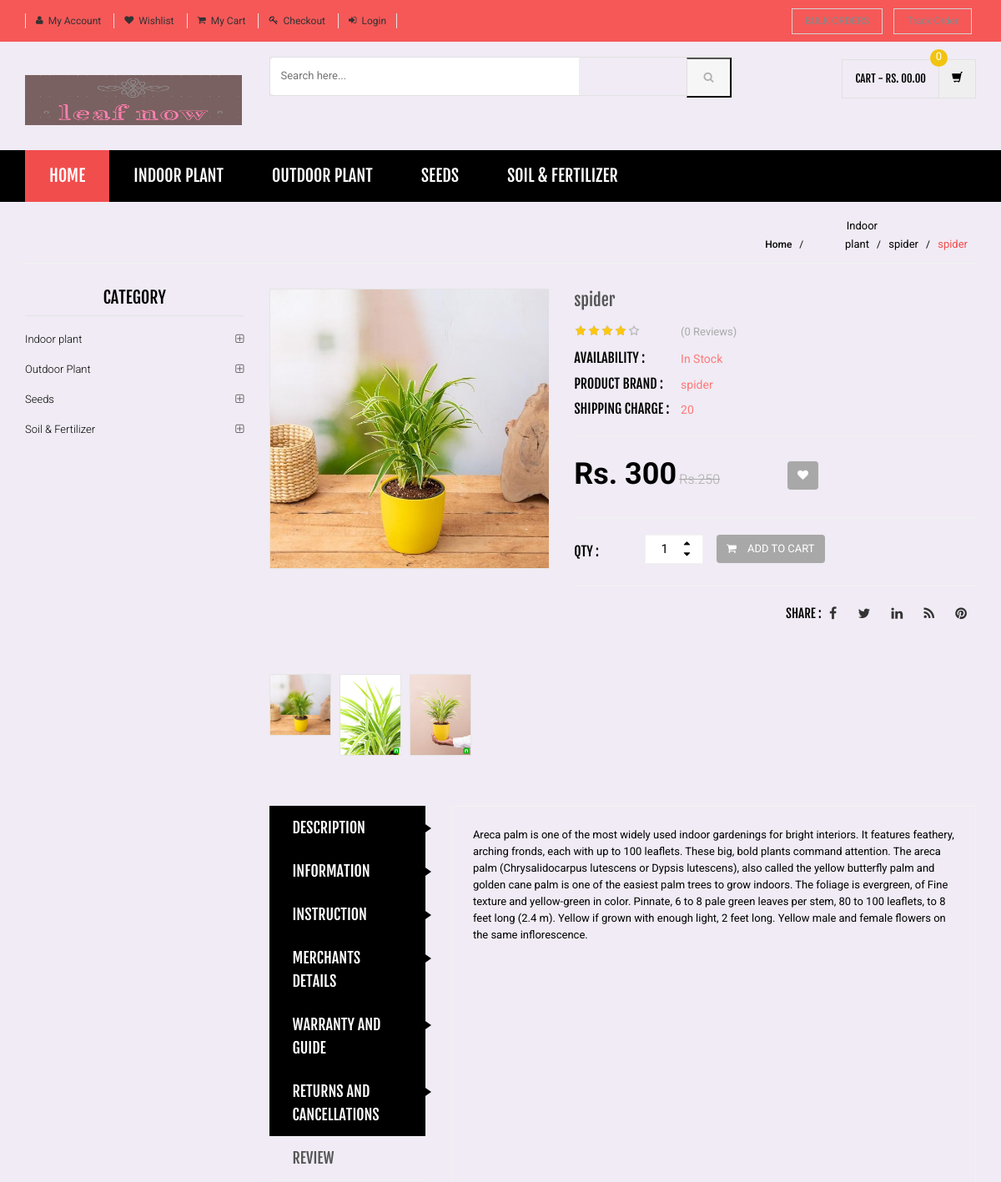
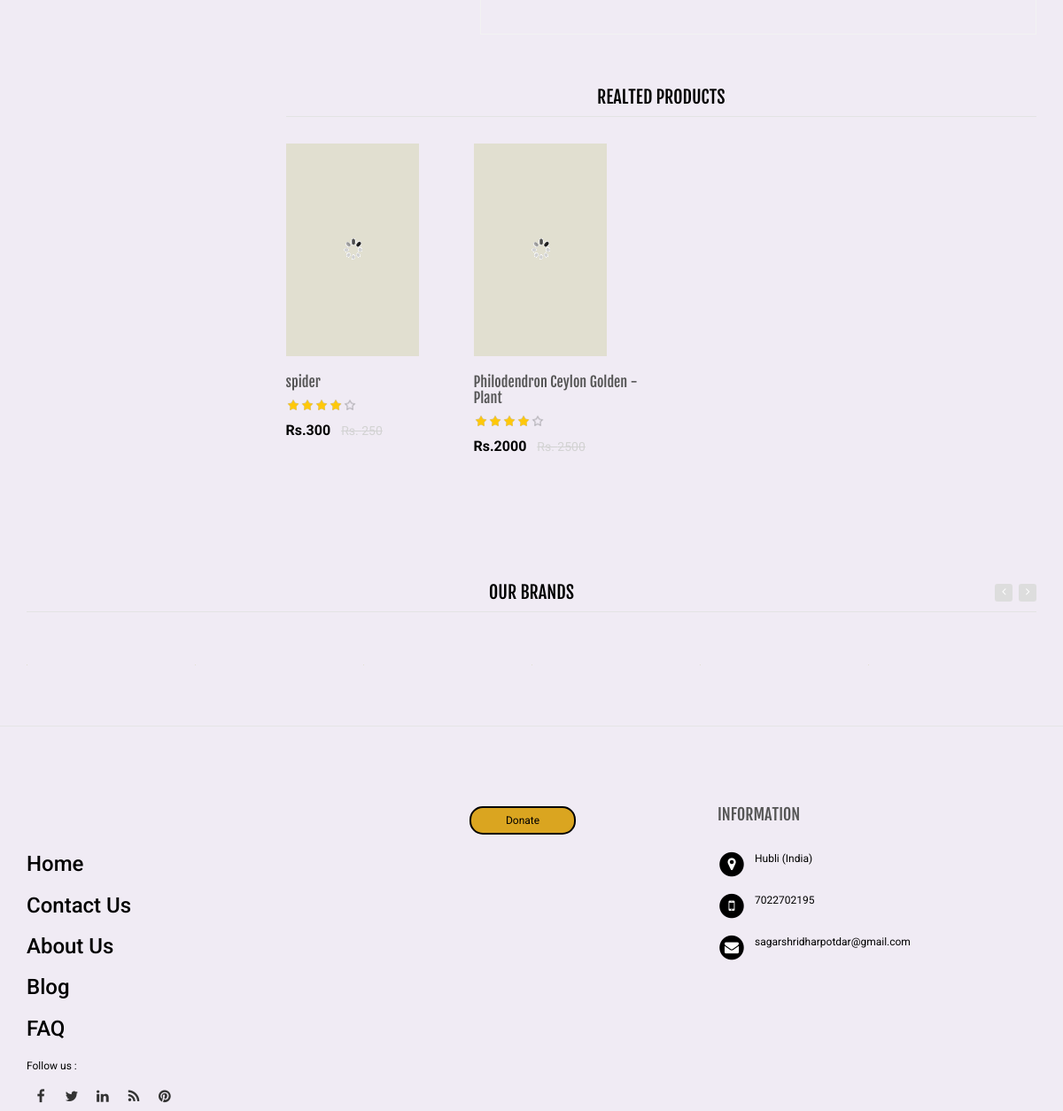
Screenshot of /product-details.php?pid=28 with the database file from the repository (2 pictures, top to bottom).
### tables this page shows
CREATE TABLE `category` (
  `id` int(11) NOT NULL,
  `categoryName` varchar(255) DEFAULT NULL,
  `categoryDescription` longtext DEFAULT NULL,
  `creationDate` timestamp NOT NULL DEFAULT current_timestamp(),
  `updationDate` varchar(255) DEFAULT NULL
);

CREATE TABLE `products` (
  `id` int(11) NOT NULL,
  `category` int(11) NOT NULL,
  `subCategory` int(11) DEFAULT NULL,
  `productName` varchar(255) DEFAULT NULL,
  `productCompany` varchar(255) DEFAULT NULL,
  `productPrice` int(11) DEFAULT NULL,
  `productPriceBeforeDiscount` int(11) DEFAULT NULL,
  `productDescription` longtext DEFAULT NULL,
  `productImage1` varchar(255) DEFAULT NULL,
  `productImage2` varchar(255) DEFAULT NULL,
  `productImage3` varchar(255) DEFAULT NULL,
  `shippingCharge` int(11) DEFAULT NULL,
  `productAvailability` varchar(255) DEFAULT NULL,
  `postingDate` timestamp NULL DEFAULT current_timestamp(),
  `updationDate` varchar(255) DEFAULT NULL
);

CREATE TABLE `subcategory` (
  `id` int(11) NOT NULL,
  `categoryid` int(11) DEFAULT NULL,
  `subcategory` varchar(255) DEFAULT NULL,
  `creationDate` timestamp NULL DEFAULT current_timestamp(),
  `updationDate` varchar(255) DEFAULT NULL
);

### product-details.php (the view, shortened to what this page needs)
<?php
include('includes/config.php');
$pid=intval($_GET['pid']);
?>
<!DOCTYPE html>
<html lang="en">
	<head>
	    <link rel="stylesheet" href="assets/css/bootstrap.min.css">
	    <link rel="stylesheet" href="assets/css/main.css">
	    <link rel="stylesheet" href="assets/css/green.css">
	    <link rel="stylesheet" href="assets/css/owl.carousel.css">
		<link rel="stylesheet" href="assets/css/owl.transitions.css">
		<link href="assets/css/lightbox.css" rel="stylesheet">
		<link rel="stylesheet" href="assets/css/animate.min.css">
		<link rel="stylesheet" href="assets/css/rateit.css">
		<link rel="stylesheet" href="assets/css/bootstrap-select.min.css">
		<link rel="stylesheet" href="assets/css/config.css">
		<link href="assets/css/green.css" rel="alternate stylesheet" title="Green color">
		<link href="assets/css/blue.css" rel="alternate stylesheet" title="Blue color">
		<link href="assets/css/red.css" rel="alternate stylesheet" title="Red color">
		<link href="assets/css/orange.css" rel="alternate stylesheet" title="Orange color">
		<link href="assets/css/dark-green.css" rel="alternate stylesheet" title="Darkgreen color">
		<link rel="stylesheet" href="assets/css/font-awesome.min.css">
	</head>
    <body class="cnt-home">
<header class="header-style-1">
<?php include('includes/top-header.php');?>
<?php include('includes/main-header.php');?>
<?php include('includes/menu-bar.php');?>
</header>
<div class="breadcrumb">
	<div class="container">
		<div class="breadcrumb-inner">
<?php
$ret=mysqli_query($con,"select category.categoryName as catname,subCategory.subcategory as subcatname,products.productName as pname from products join category on category.id=products.category join subcategory on subcategory.id=products.subCategory where products.id='$pid'");
while ($rw=mysqli_fetch_array($ret)) {
?>
			<ul class="list-inline list-unstyled">
				<li><a href="index.php">Home</a></li>
				<li><?php echo htmlentities($rw['catname']);?></a></li>
				<li><?php echo htmlentities($rw['subcatname']);?></li>
				<li class='active'><?php echo htmlentities($rw['pname']);?></li>
			</ul>
			<?php }?>
		</div>
	</div>
</div>
<div class="body-content outer-top-xs">
	<div class='container'>
		<div class='row single-product outer-bottom-sm '>
			<div class='col-md-3 sidebar'>
				<div class="sidebar-module-container">
<div class="sidebar-widget outer-bottom-xs wow fadeInUp">
	<h3 class="section-title">Category</h3>
	<div class="sidebar-widget-body m-t-10">
		<div class="accordion">
		            <?php $sql=mysqli_query($con,"select id,categoryName  from category");
while($row=mysqli_fetch_array($sql))
{
    ?>
	    	<div class="accordion-group">
	            <div class="accordion-heading">
	                <a href="category.php?cid=<?php echo $row['id'];?>"  class="accordion-toggle collapsed">
	                   <?php echo $row['categoryName'];?>
	                </a>
	            </div>
	        </div>
	        <?php } ?>
	    </div>
	</div>
</div>
				</div>
			</div>
<?php
$ret=mysqli_query($con,"select * from products where id='$pid'");
while($row=mysqli_fetch_array($ret))
{
?>
			<div class='col-md-9'>
				<div class="row  wow fadeInUp">
					     <div class="col-xs-12 col-sm-6 col-md-5 gallery-holder">
    <div class="product-item-holder size-big single-product-gallery small-gallery">
        <div id="owl-single-product">
 <div class="single-product-gallery-item" id="slide1">
                <a data-lightbox="image-1" data-title="<?php echo htmlentities($row['productName']);?>" href="admin/productimages/<?php echo htmlentities($row['id']);?>/<?php echo htmlentities($row['productImage1']);?>">
                    <img class="img-responsive" alt="" src="assets/images/blank.gif" data-echo="admin/productimages/<?php echo htmlentities($row['id']);?>/<?php echo htmlentities($row['productImage1']);?>" width="370" height="350" />
                </a>
            </div>
        </div>
        <div class="single-product-gallery-thumbs gallery-thumbs">
            <div id="owl-single-product-thumbnails">
                <div class="item">
                    <a class="horizontal-thumb active" data-target="#owl-single-product" data-slide="1" href="#slide1">
                        <img class="img-responsive"  alt="" src="assets/images/blank.gif" data-echo="admin/productimages/<?php echo htmlentities($row['id']);?>/<?php echo htmlentities($row['productImage1']);?>" />
                    </a>
                </div>
            <div class="item">
                    <a class="horizontal-thumb" data-target="#owl-single-product" data-slide="2" href="#slide2">
                        <img class="img-responsive" width="85" alt="" src="assets/images/blank.gif" data-echo="admin/productimages/<?php echo htmlentities($row['id']);?>/<?php echo htmlentities($row['productImage2']);?>"/>
                    </a>
                </div>
                <div class="item">
                    <a class="horizontal-thumb" data-target="#owl-single-product" data-slide="3" href="#slide3">
                        <img class="img-responsive" width="85" alt="" src="assets/images/blank.gif" data-echo="admin/productimages/<?php echo htmlentities($row['id']);?>/<?php echo htmlentities($row['productImage3']);?>" height="200" />
                    </a>
                </div>
            </div>
        </div>
    </div>
</div>
					<div class='col-sm-6 col-md-7 product-info-block'>
						<div class="product-info">
							<h1 class="name"><?php echo htmlentities($row['productName']);?></h1>
<?php $rt=mysqli_query($con,"select * from productreviews where productId='$pid'");
$num=mysqli_num_rows($rt);
?>
							<div class="rating-reviews m-t-20">
								<div class="row">
									<div class="col-sm-3">
										<div class="rating rateit-small"></div>
									</div>
									<div class="col-sm-8">
										<div class="reviews">
											<a href="#" class="lnk">(<?php echo htmlentities($num);?> Reviews)</a>
										</div>
									</div>
								</div>
							</div>
							<div class="stock-container info-container m-t-10">
								<div class="row">
									<div class="col-sm-3">
										<div class="stock-box">
											<span class="label">Availability :</span>
										</div>
									</div>
									<div class="col-sm-9">
										<div class="stock-box">
											<span class="value"><?php echo htmlentities($row['productAvailability']);?></span>
										</div>
									</div>
								</div>
							</div>
<div class="stock-container info-container m-t-10">
								<div class="row">
									<div class="col-sm-3">
										<div class="stock-box">
											<span class="label">Product Brand :</span>
										</div>
									</div>
									<div class="col-sm-9">
										<div class="stock-box">
											<span class="value"><?php echo htmlentities($row['productCompany']);?></span>
										</div>
									</div>
								</div>
							</div>
<div class="stock-container info-container m-t-10">
								<div class="row">
									<div class="col-sm-3">
										<div class="stock-box">
											<span class="label">Shipping Charge :</span>
										</div>
									</div>
									<div class="col-sm-9">
										<div class="stock-box">
											<span class="value"><?php if($row['shippingCharge']==0)
											{
												echo "Free";
											}
											else
											{
												echo htmlentities($row['shippingCharge']);
											}
											?></span>
										</div>
									</div>
								</div>
							</div>
							<div class="price-container info-container m-t-20">
								<div class="row">
									<div class="col-sm-6">
										<div class="price-box">
											<span class="price">Rs. <?php echo htmlentities($row['productPrice']);?></span>
											<span class="price-strike">Rs.<?php echo htmlentities($row['productPriceBeforeDiscount']);?></span>
										</div>
									</div>
									<div class="col-sm-6">
										<div class="favorite-button m-t-10">
											<a class="btn btn-primary" data-toggle="tooltip" data-placement="right" title="Wishlist" href="product-details.php?pid=<?php echo htmlentities($row['id'])?>&&action=wishlist">
											    <i class="fa fa-heart"></i>
											</a>
										</div>
									</div>
								</div>
							</div>
							<div class="quantity-container info-container">
								<div class="row">
									<div class="col-sm-2">
										<span class="label">Qty :</span>
									</div>
									<div class="col-sm-2">
										<div class="cart-quantity">
											<div class="quant-input">
								                <div class="arrows">
								                  <div class="arrow plus gradient"><span class="ir"><i class="icon fa fa-sort-asc"></i></span></div>
								                  <div class="arrow minus gradient"><span class="ir"><i class="icon fa fa-sort-desc"></i></span></div>
								                </div>
								                <input type="text" value="1">
							              </div>
							            </div>
									</div>
									<div class="col-sm-7">
										<a href="product-details.php?page=product&action=add&id=<?php echo $row['id']; ?>" class="btn btn-primary"><i class="fa fa-shopping-cart inner-right-vs"></i> ADD TO CART</a>
									</div>
								</div>
							</div>
							<div class="product-social-link m-t-20 text-right">
								<span class="social-label">Share :</span>
								<div class="social-icons">
						            <ul class="list-inline">
						                <li><a class="fa fa-facebook" href="http://facebook.com/transvelo"></a></li>
						                <li><a class="fa fa-twitter" href="#"></a></li>
						                <li><a class="fa fa-linkedin" href="#"></a></li>
						                <li><a class="fa fa-rss" href="#"></a></li>
						                <li><a class="fa fa-pinterest" href="#"></a></li>
						            </ul>
						        </div>
							</div>
						</div>
					</div>
				</div>
				<div class="product-tabs inner-bottom-xs  wow fadeInUp">
					<div class="row">
						<div class="col-sm-3">
							<ul id="product-tabs" class="nav nav-tabs nav-tab-cell">
								<li class="active"><a data-toggle="tab" href="#description">DESCRIPTION</a></li>
								<li class="active"><a data-toggle="tab" href="#information">INFORMATION</a></li>
								<li class="active"><a data-toggle="tab" href="#instruction">INSTRUCTION</a></li>
								<li class="active"><a data-toggle="tab" href="#merchantdetails">MERCHANTS DETAILS</a></li>
								<li class="active"><a data-toggle="tab" href="#warranty">WARRANTY AND GUIDE</a></li>
								<li class="active"><a data-toggle="tab" href="#cancellations">RETURNS AND CANCELLATIONS</a></li>
								<li><a data-toggle="tab" href="#review">REVIEW</a></li>
							</ul>
						</div>
						<div class="col-sm-9">
							<div class="tab-content">
								<div id="description" class="tab-pane in active">
									<div class="product-tab">
										<p class="text"><?php echo $row['productDescription'];?></p>
									</div>
								</div>
								<div id="information" class="tab-pane in active">
								</div>
								<div id="instruction" class="tab-pane in active">
								</div>
								<div id="merchantdetails" class="tab-pane in active">
								</div>
								<div id="warranty" class="tab-pane in active">
								</div>
								<div id="cancellations" class="tab-pane in active">
								</div>
										</div>
							        </div>
								</div>
							</div>
						</div>
					</div>
				</div>
<?php $cid=$row['category'];
			$subcid=$row['subCategory']; } ?>
<section class="section featured-product wow fadeInUp">
	<h3 class="section-title">Realted Products </h3>
	<div class="owl-carousel home-owl-carousel upsell-product custom-carousel owl-theme outer-top-xs">
		<?php
$qry=mysqli_query($con,"select * from products where subCategory='$subcid' and category='$cid'");
while($rw=mysqli_fetch_array($qry))
{
			?>
		<div class="item item-carousel">
			<div class="products">
	<div class="product">
		<div class="product-image">
			<div class="image">
				<a href="product-details.php?pid=<?php echo htmlentities($rw['id']);?>"><img  src="assets/images/blank.gif" data-echo="admin/productimages/<?php echo htmlentities($rw['id']);?>/<?php echo htmlentities($rw['productImage1']);?>" width="150" height="240" alt=""></a>
			</div>
		</div>
		<div class="product-info text-left">
			<h3 class="name"><a href="product-details.php?pid=<?php echo htmlentities($rw['id']);?>"><?php echo htmlentities($rw['productName']);?></a></h3>
			<div class="rating rateit-small"></div>
			<div class="product-price">
				<span class="price">
					Rs.<?php echo htmlentities($rw['productPrice']);?>			</span>
										     <span class="price-before-discount">Rs.
										     <?php echo htmlentities($rw['productPriceBeforeDiscount']);?></span>
			</div>
		</div>
			</div>
			</div>
		</div>
		<?php } ?>
			</div>
</section>
			</div>
			<div class="clearfix"></div>
<?php include('includes/brands-slider.php');?>
<?php include('includes/footer.php');?>
</body>
</html>

### includes/menu-bar.php (shortened to what this page needs)
<div class="header-nav animate-dropdown">
    <div class="container">
        <div class="yamm navbar navbar-default" role="navigation">
            <div class="nav-bg-class">
                <div class="navbar-collapse collapse" id="mc-horizontal-menu-collapse">
	<div class="nav-outer">
		<ul class="nav navbar-nav">
			<li class="active dropdown yamm-fw">
				<a href="index.php" data-hover="dropdown" class="dropdown-toggle">Home</a>
			</li>
              <?php $sql=mysqli_query($con,"select id,categoryName  from category limit 6");
while($row=mysqli_fetch_array($sql))
{
    ?>
			<li class="dropdown yamm">
				<a href="category.php?cid=<?php echo $row['id'];?>"> <?php echo $row['categoryName'];?></a>
			</li>
			<?php } ?>
		</ul>
		<div class="clearfix"></div>
	</div>
</div>
            </div>
        </div>
    </div>
</div>

### rows the page displays
category: categoryName "INDOOR PLANT", categoryName "Indoor plant"
category: categoryName "OUTDOOR PLANT", categoryName "Outdoor Plant"
category: categoryName "SEEDS", categoryName "Seeds"
category: categoryName "SOIL & FERTILIZER", categoryName "Soil & Fertilizer"
products: category.categoryName "Indoor plant", subcategory.subcategory "spider", productName "spider", productImage1 (picture), productImage2 (picture), productImage3 (picture), num "0", productAvailability "In Stock", productCompany "spider", shippingCharge "20", productPrice "300", productPriceBeforeDiscount "250", productDescription "Areca palm is one of the most widely used indoor gardenings for bright interiors. It features feathery, arching fronds, each with up to 100 leaflets. These big, bold plants command attention. The areca palm (Chrysalidocarpus lutescens or Dypsis lutescens), also called the yellow butterfly palm and golden cane palm is one of the easiest palm trees to grow indoors. The foliage is evergreen, of Fine texture and yellow-green in color. Pinnate, 6 to 8 pale green leaves per stem, 80 to 100 leaflets, to 8 feet long (2.4 m). Yellow if grown with enough light, 2 feet long. Yellow male and female flowers on the same inflorescence."
products: productName "Philodendron Ceylon Golden - Plant", productPrice "2000", productPriceBeforeDiscount "2500"
